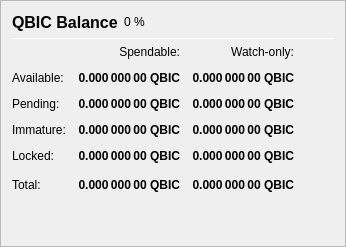
                   <widget class="QFrame" name="frame_Balances">
                    <property name="frameShape">
                     <enum>QFrame::StyledPanel</enum>
                    </property>
                    <property name="frameShadow">
                     <enum>QFrame::Raised</enum>
                    </property>
                    <layout class="QVBoxLayout" name="verticalLayout_4">
                     <item>
                      <layout class="QHBoxLayout" name="horizontalLayout_4">
                       <item>
                        <widget class="QLabel" name="label_5">
                         <property name="minimumSize">
                          <size>
                           <width>0</width>
                           <height>20</height>
                          </size>
                         </property>
                         <property name="font">
                          <font>
                           <pointsize>12</pointsize>
                           <weight>75</weight>
                           <bold>true</bold>
                          </font>
                         </property>
                         <property name="text">
                          <string>QBIC Balance</string>
                         </property>
                        </widget>
                       </item>
                       <item>
                        <widget class="QLabel" name="labelQBICPercent">
                         <property name="text">
                          <string notr="true">0 %</string>
                         </property>
                        </widget>
                       </item>
                       <item>
                        <spacer name="horizontalSpacer_3">
                         <property name="orientation">
                          <enum>Qt::Horizontal</enum>
                         </property>
                         <property name="sizeHint" stdset="0">
                          <size>
                           <width>40</width>
                           <height>20</height>
                          </size>
                         </property>
                        </spacer>
                       </item>
                      </layout>
                     </item>
                     <item>
                      <widget class="Line" name="line_Balance">
                       <property name="minimumSize">
                        <size>
                         <width>0</width>
                         <height>1</height>
                        </size>
                       </property>
                       <property name="maximumSize">
                        <size>
                         <width>16777215</width>
                         <height>1</height>
                        </size>
                       </property>
                       <property name="orientation">
                        <enum>Qt::Horizontal</enum>
                       </property>
                      </widget>
                     </item>
                     <item>
                      <layout class="QGridLayout" name="gridLayout">
                       <property name="spacing">
                        <number>12</number>
                       </property>
                       <item row="0" column="1">
                        <widget class="QLabel" name="labelSpendable">
                         <property name="text">
                          <string>Spendable:</string>
                         </property>
                         <property name="alignment">
                          <set>Qt::AlignRight|Qt::AlignTrailing|Qt::AlignVCenter</set>
                         </property>
                        </widget>
                       </item>
                       <item row="0" column="2">
                        <widget class="QLabel" name="labelWatchonly">
                         <property name="text">
                          <string>Watch-only:</string>
                         </property>
                         <property name="alignment">
                          <set>Qt::AlignRight|Qt::AlignTrailing|Qt::AlignVCenter</set>
                         </property>
                        </widget>
                       </item>
                       <item row="1" column="0">
                        <widget class="QLabel" name="labelBalanceText">
                         <property name="text">
                          <string>Available:</string>
                         </property>
                        </widget>
                       </item>
                       <item row="1" column="1">
                        <widget class="QLabel" name="labelBalance">
                         <property name="font">
                          <font>
                           <weight>75</weight>
                           <bold>true</bold>
                          </font>
                         </property>
                         <property name="cursor">
                          <cursorShape>IBeamCursor</cursorShape>
                         </property>
                         <property name="toolTip">
                          <string>Your current spendable balance</string>
                         </property>
                         <property name="text">
                          <string notr="true">0.000 000 00 QBIC</string>
                         </property>
                         <property name="alignment">
                          <set>Qt::AlignRight|Qt::AlignTrailing|Qt::AlignVCenter</set>
                         </property>
                         <property name="textInteractionFlags">
                          <set>Qt::LinksAccessibleByMouse|Qt::TextSelectableByKeyboard|Qt::TextSelectableByMouse</set>
                         </property>
                        </widget>
                       </item>
                       <item row="1" column="2">
                        <widget class="QLabel" name="labelWatchAvailable">
                         <property name="font">
                          <font>
                           <weight>75</weight>
                           <bold>true</bold>
                          </font>
                         </property>
                         <property name="cursor">
                          <cursorShape>IBeamCursor</cursorShape>
                         </property>
                         <property name="toolTip">
                          <string>Your current balance in watch-only addresses</string>
                         </property>
                         <property name="text">
                          <string notr="true">0.000 000 00 QBIC</string>
                         </property>
                         <property name="alignment">
                          <set>Qt::AlignRight|Qt::AlignTrailing|Qt::AlignVCenter</set>
                         </property>
                         <property name="textInteractionFlags">
                          <set>Qt::LinksAccessibleByMouse|Qt::TextSelectableByKeyboard|Qt::TextSelectableByMouse</set>
                         </property>
                        </widget>
                       </item>
                       <item row="2" column="0">
                        <widget class="QLabel" name="labelPendingText">
                         <property name="text">
                          <string>Pending:</string>
                         </property>
                        </widget>
                       </item>
                       <item row="2" column="1">
                        <widget class="QLabel" name="labelUnconfirmed">
                         <property name="font">
                          <font>
                           <weight>75</weight>
                           <bold>true</bold>
                          </font>
                         </property>
                         <property name="cursor">
                          <cursorShape>IBeamCursor</cursorShape>
                         </property>
                         <property name="toolTip">
                          <string>Total of transactions that have yet to be confirmed, and do not yet count toward the spendable balance</string>
                         </property>
                         <property name="text">
                          <string notr="true">0.000 000 00 QBIC</string>
                         </property>
                         <property name="alignment">
                          <set>Qt::AlignRight|Qt::AlignTrailing|Qt::AlignVCenter</set>
                         </property>
                         <property name="textInteractionFlags">
                          <set>Qt::LinksAccessibleByMouse|Qt::TextSelectableByKeyboard|Qt::TextSelectableByMouse</set>
                         </property>
                        </widget>
                       </item>
                       <item row="2" column="2">
                        <widget class="QLabel" name="labelWatchPending">
                         <property name="font">
                          <font>
                           <weight>75</weight>
                           <bold>true</bold>
                          </font>
                         </property>
                         <property name="cursor">
                          <cursorShape>IBeamCursor</cursorShape>
                         </property>
                         <property name="toolTip">
                          <string>Unconfirmed transactions to watch-only addresses</string>
                         </property>
                         <property name="text">
                          <string notr="true">0.000 000 00 QBIC</string>
                         </property>
                         <property name="alignment">
                          <set>Qt::AlignRight|Qt::AlignTrailing|Qt::AlignVCenter</set>
                         </property>
                         <property name="textInteractionFlags">
                          <set>Qt::LinksAccessibleByMouse|Qt::TextSelectableByKeyboard|Qt::TextSelectableByMouse</set>
                         </property>
                        </widget>
                       </item>
                       <item row="3" column="0">
                        <widget class="QLabel" name="labelImmatureText">
                         <property name="text">
                          <string>Immature:</string>
                         </property>
                        </widget>
                       </item>
                       <item row="3" column="1">
                        <widget class="QLabel" name="labelImmature">
                         <property name="font">
                          <font>
                           <weight>75</weight>
                           <bold>true</bold>
                          </font>
                         </property>
                         <property name="cursor">
                          <cursorShape>IBeamCursor</cursorShape>
                         </property>
                         <property name="toolTip">
                          <string>Staked or masternode rewards that has not yet matured</string>
                         </property>
                         <property name="text">
                          <string notr="true">0.000 000 00 QBIC</string>
                         </property>
                         <property name="alignment">
                          <set>Qt::AlignRight|Qt::AlignTrailing|Qt::AlignVCenter</set>
                         </property>
                         <property name="textInteractionFlags">
                          <set>Qt::LinksAccessibleByMouse|Qt::TextSelectableByKeyboard|Qt::TextSelectableByMouse</set>
                         </property>
                        </widget>
                       </item>
                       <item row="3" column="2">
                        <widget class="QLabel" name="labelWatchImmature">
                         <property name="font">
                          <font>
                           <weight>75</weight>
                           <bold>true</bold>
                          </font>
                         </property>
                         <property name="cursor">
                          <cursorShape>IBeamCursor</cursorShape>
                         </property>
                         <property name="toolTip">
                          <string>Staked or masternode rewards in watch-only addresses that has not yet matured</string>
                         </property>
                         <property name="text">
                          <string notr="true">0.000 000 00 QBIC</string>
                         </property>
                         <property name="alignment">
                          <set>Qt::AlignRight|Qt::AlignTrailing|Qt::AlignVCenter</set>
                         </property>
                         <property name="textInteractionFlags">
                          <set>Qt::LinksAccessibleByMouse|Qt::TextSelectableByKeyboard|Qt::TextSelectableByMouse</set>
                         </property>
                        </widget>
                       </item>
                       <item row="4" column="0">
                        <widget class="QLabel" name="labelLockedBalanceText">
                         <property name="toolTip">
                          <string>Locked QBIC or Masternode collaterals. These are excluded from zQBIC minting.</string>
                         </property>
                         <property name="text">
                          <string>Locked:</string>
                         </property>
                        </widget>
                       </item>
                       <item row="4" column="1">
                        <widget class="QLabel" name="labelLockedBalance">
                         <property name="font">
                          <font>
                           <weight>75</weight>
                           <bold>true</bold>
                          </font>
                         </property>
                         <property name="cursor">
                          <cursorShape>IBeamCursor</cursorShape>
                         </property>
                         <property name="toolTip">
                          <string>Locked QBIC or Masternode collaterals. These are excluded from zQBIC minting.</string>
                         </property>
                         <property name="text">
                          <string notr="true">0.000 000 00 QBIC</string>
                         </property>
                         <property name="alignment">
                          <set>Qt::AlignRight|Qt::AlignTrailing|Qt::AlignVCenter</set>
                         </property>
                         <property name="textInteractionFlags">
                          <set>Qt::LinksAccessibleByMouse|Qt::TextSelectableByKeyboard|Qt::TextSelectableByMouse</set>
                         </property>
                        </widget>
                       </item>
                       <item row="4" column="2">
                        <widget class="QLabel" name="labelWatchLocked">
                         <property name="font">
                          <font>
                           <weight>75</weight>
                           <bold>true</bold>
                          </font>
                         </property>
                         <property name="cursor">
                          <cursorShape>IBeamCursor</cursorShape>
                         </property>
                         <property name="toolTip">
                          <string>Current locked balance in watch-only addresses</string>
                         </property>
                         <property name="text">
                          <string notr="true">0.000 000 00 QBIC</string>
                         </property>
                         <property name="alignment">
                          <set>Qt::AlignRight|Qt::AlignTrailing|Qt::AlignVCenter</set>
                         </property>
                         <property name="textInteractionFlags">
                          <set>Qt::LinksAccessibleByMouse|Qt::TextSelectableByKeyboard|Qt::TextSelectableByMouse</set>
                         </property>
                        </widget>
                       </item>
                       <item row="5" column="0">
                        <widget class="QLabel" name="labelTotalText">
                         <property name="toolTip">
                          <string>Your current QBICcoin balance, unconfirmed and immature transactions included</string>
                         </property>
                         <property name="text">
                          <string>Total:</string>
                         </property>
                        </widget>
                       </item>
                       <item row="5" column="1">
                        <widget class="QLabel" name="labelTotal">
                         <property name="font">
                          <font>
                           <weight>75</weight>
                           <bold>true</bold>
                          </font>
                         </property>
                         <property name="cursor">
                          <cursorShape>IBeamCursor</cursorShape>
                         </property>
                         <property name="toolTip">
                          <string>Your current QBICcoin balance, unconfirmed and immature transactions included</string>
                         </property>
                         <property name="text">
                          <string notr="true">0.000 000 00 QBIC</string>
                         </property>
                         <property name="alignment">
                          <set>Qt::AlignRight|Qt::AlignTrailing|Qt::AlignVCenter</set>
                         </property>
                         <property name="textInteractionFlags">
                          <set>Qt::LinksAccessibleByMouse|Qt::TextSelectableByKeyboard|Qt::TextSelectableByMouse</set>
                         </property>
                        </widget>
                       </item>
                       <item row="5" column="2">
                        <widget class="QLabel" name="labelWatchTotal">
                         <property name="font">
                          <font>
                           <weight>75</weight>
                           <bold>true</bold>
                          </font>
                         </property>
                         <property name="cursor">
                          <cursorShape>IBeamCursor</cursorShape>
                         </property>
                         <property name="toolTip">
                          <string>Current total balance in watch-only addresses</string>
                         </property>
                         <property name="text">
                          <string notr="true">0.000 000 00 QBIC</string>
                         </property>
                         <property name="alignment">
                          <set>Qt::AlignRight|Qt::AlignTrailing|Qt::AlignVCenter</set>
                         </property>
                         <property name="textInteractionFlags">
                          <set>Qt::LinksAccessibleByMouse|Qt::TextSelectableByKeyboard|Qt::TextSelectableByMouse</set>
                         </property>
                        </widget>
                       </item>
                       <item row="5" column="3">
                        <spacer name="horizontalSpacer_9">
                         <property name="orientation">
                          <enum>Qt::Horizontal</enum>
                         </property>
                         <property name="sizeHint" stdset="0">
                          <size>
                           <width>40</width>
                           <height>20</height>
                          </size>
                         </property>
                        </spacer>
                       </item>
                      </layout>
                     </item>
                     <item>
                      <spacer name="verticalSpacer_3">
                       <property name="orientation">
                        <enum>Qt::Vertical</enum>
                       </property>
                       <property name="sizeHint" stdset="0">
                        <size>
                         <width>20</width>
                         <height>40</height>
                        </size>
                       </property>
                      </spacer>
                     </item>
                    </layout>
                   </widget>
